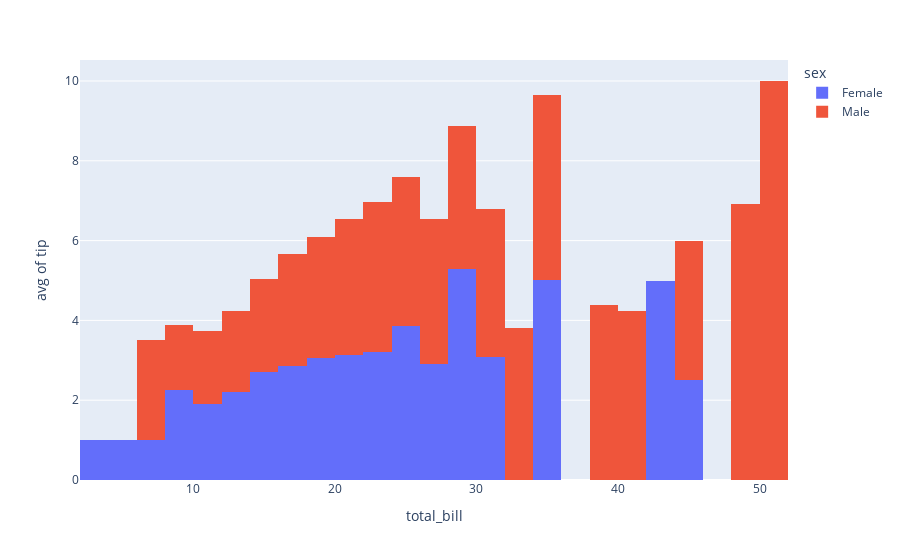

Source (notebook cell):
### Code cell
df = px.data.tips()
fig = px.histogram(df, x="total_bill", y="tip", color="sex", histfunc="avg")
fig.show()

### Figure 1 — Plotly figure (JSON) as saved in the notebook; plotly's stock layout.template omitted (floating-point values rounded to 4 significant figures; data arrays with more than 128 entries replaced by an {"elided": "..."} marker saying what was removed)
{"data": [{"alignmentgroup": "True", "bingroup": "x", "histfunc": "avg", "hovertemplate": "sex=Female<br>total_bill=%{x}<br>avg of tip=%{y}<extra></extra>", "legendgroup": "Female", "marker": {"color": "#636efa", "pattern": {"shape": ""}}, "name": "Female", "offsetgroup": "Female", "orientation": "v", "showlegend": true, "type": "histogram", "x": [16.99, 24.59, 35.26, 14.83, 10.33, 16.97, 20.29, 15.77, 19.65, 15.06, 20.69, 16.93, 10.29, 34.81, 26.41, 16.45, 3.07, 17.07, 26.86, 25.28, 14.73, 10.07, 34.83, 5.75, 16.32, 22.75, 11.35, 15.38, 44.3, 22.42, 20.92, 14.31, 7.25, 25.71, 17.31, 10.65, 12.43, 24.08, 13.42, 12.48, 29.8, 14.52, 11.38, 20.27, 11.17, 12.26, 18.26, 8.51, 10.33, 14.15, 13.16, 17.47, 27.05, 16.43, 8.35, 18.64, 11.87, 29.85, 25, 13.39, 16.21, 17.51, 10.59, 10.63, 9.6, 20.9, 18.15, 19.81, 43.11, 13, 12.74, 13, 16.4, 16.47, 12.76, 13.27, 28.17, 12.9, 30.14, 13.42, 15.98, 16.27, 10.09, 22.12, 35.83, 27.18, 18.78], "xaxis": "x", "y": [1.01, 3.61, 5, 3.02, 1.67, 3.5, 2.75, 2.23, 3, 3, 2.45, 3.07, 2.6, 5.2, 1.5, 2.47, 1, 3, 3.14, 5, 2.2, 1.83, 5.17, 1, 4.3, 3.25, 2.5, 3, 2.5, 3.48, 4.08, 4, 1, 4, 3.5, 1.5, 1.8, 2.92, 1.68, 2.52, 4.2, 2, 2, 2.83, 1.5, 2, 3.25, 1.25, 2, 2, 2.75, 3.5, 5, 2.3, 1.5, 1.36, 1.63, 5.14, 3.75, 2.61, 2, 3, 1.61, 2, 4, 3.5, 3.5, 4.19, 5, 2, 2.01, 2, 2.5, 3.23, 2.23, 2.5, 6.5, 1.1, 3.09, 3.48, 3, 2.5, 2, 2.88, 4.67, 2, 3], "yaxis": "y"}, {"alignmentgroup": "True", "bingroup": "x", "histfunc": "avg", "hovertemplate": "sex=Male<br>total_bill=%{x}<br>avg of tip=%{y}<extra></extra>", "legendgroup": "Male", "marker": {"color": "#EF553B", "pattern": {"shape": ""}}, "name": "Male", "offsetgroup": "Male", "orientation": "v", "showlegend": true, "type": "histogram", "x": {"elided": "157 float values"}, "xaxis": "x", "y": {"elided": "157 float values"}, "yaxis": "y"}], "layout": {"barmode": "relative", "legend": {"title": {"text": "sex"}, "tracegroupgap": 0}, "margin": {"t": 60}, "xaxis": {"anchor": "y", "domain": [0, 1], "title": {"text": "total_bill"}}, "yaxis": {"anchor": "x", "domain": [0, 1], "title": {"text": "avg of tip"}}}}
